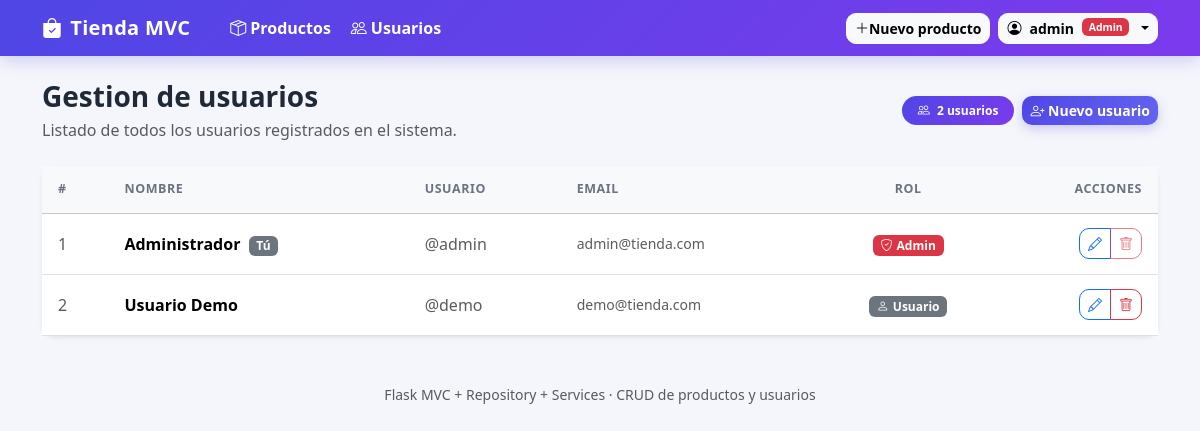
/users/ (signed in), run on the app's committed database.
### app/models/user.py (models this page shows, shortened)
class User(UserMixin, db.Model):
    __tablename__ = "usuarios"
    id = db.Column(db.Integer, primary_key=True)
    nombre = db.Column(db.String(120), nullable=False)
    email = db.Column(db.String(120), nullable=False, unique=True)
    username = db.Column(db.String(80), nullable=False, unique=True)
    password_hash = db.Column(db.String(256), nullable=False)
    rol = db.Column(db.String(20), nullable=False, default=ROL_USUARIO)
    @property
    def is_admin(self) -> bool:
        return self.rol == ROL_ADMIN

### app/controllers/user_controller.py (the view)
@user_bp.route("/")
@login_required
def index():
    users = service.list_users()
    return render_template("users/index.html", users=users)

### app/__init__.py (called while the page is built)
@login_manager.user_loader
def load_user(user_id: int):
    from app.models.user import User
    return User.query.get(int(user_id))

### app/repository/user_repository.py (called while the page is built)
    def find_all(self):
        return User.query.order_by(User.id.asc()).all()

### app/services/user_service.py (called while the page is built)
    def list_users(self):
        return self.repository.find_all()

### app/templates/users/index.html (shortened to what this page needs)
{% extends "base.html" %}
{% block content %}
<div class="d-flex flex-wrap align-items-center justify-content-between mb-4">
  <div>
    <h1 class="h3 mb-1 fw-bold">Gestion de usuarios</h1>
    <p class="text-muted mb-0">Listado de todos los usuarios registrados en el sistema.</p>
  </div>
  <div class="d-flex gap-2 mt-3 mt-md-0">
    <span class="badge rounded-pill text-bg-primary px-3 py-2">
      <i class="bi bi-people me-1"></i> {{ users|length }} usuarios
    </span>
    {% if current_user.is_admin %}
    <a href="{{ url_for('users.create') }}" class="btn btn-primary btn-sm fw-semibold">
      <i class="bi bi-person-plus"></i> Nuevo usuario
    </a>
    {% endif %}
  </div>
</div>
{% if users %}
<div class="card shadow-sm border-0">
  <div class="table-responsive">
    <table class="table table-hover align-middle mb-0">
      <thead class="table-light">
        <tr>
          <th>#</th>
          <th>Nombre</th>
          <th>Usuario</th>
          <th>Email</th>
          <th class="text-center">Rol</th>
          {% if current_user.is_admin %}<th class="text-end">Acciones</th>{% endif %}
        </tr>
      </thead>
      <tbody>
        {% for u in users %}
        <tr>
          <td class="text-muted">{{ u.id }}</td>
          <td class="fw-semibold">
            {{ u.nombre }}
            {% if u.id == current_user.id %}
              <span class="badge text-bg-secondary ms-1">Tú</span>
            {% endif %}
          </td>
          <td class="text-muted">@{{ u.username }}</td>
          <td class="text-muted small">{{ u.email }}</td>
          <td class="text-center">
            {% if u.rol == 'admin' %}
              <span class="badge text-bg-danger"><i class="bi bi-shield-check me-1"></i>Admin</span>
            {% else %}
              <span class="badge text-bg-secondary"><i class="bi bi-person me-1"></i>Usuario</span>
            {% endif %}
          </td>
          {% if current_user.is_admin %}
          <td class="text-end">
            <div class="btn-group btn-group-sm">
              <a href="{{ url_for('users.edit', user_id=u.id) }}" class="btn btn-outline-primary" title="Editar">
                <i class="bi bi-pencil"></i>
              </a>
              <button type="button" class="btn btn-outline-danger" title="Eliminar"
                {% if u.id == current_user.id %}disabled title="No puedes eliminarte a ti mismo"{% endif %}
                data-bs-toggle="modal" data-bs-target="#delModal{{ u.id }}">
                <i class="bi bi-trash"></i>
              </button>
            </div>
          </td>
          {% endif %}
        </tr>
        {% endfor %}
      </tbody>
    </table>
  </div>
</div>
{% endif %}
{% endblock %}

### app/templates/base.html (shortened to what this page needs)
<!doctype html>
<html lang="es">
<head>
  <link href="https://cdn.jsdelivr.net/npm/bootstrap@5.3.3/dist/css/bootstrap.min.css" rel="stylesheet">
  <link href="https://cdn.jsdelivr.net/npm/bootstrap-icons@1.11.3/font/bootstrap-icons.css" rel="stylesheet">
  <link rel="stylesheet" href="{{ url_for('static', filename='css/style.css') }}">
</head>
<body>
  <nav class="navbar navbar-expand-lg sticky-top app-navbar">
    <div class="container">
      <a class="navbar-brand fw-bold" href="{{ url_for('products.index') }}">
        <i class="bi bi-bag-check-fill me-2"></i>Tienda MVC
      </a>
      {% if current_user.is_authenticated %}
      <div class="navbar-nav d-flex flex-row gap-1 ms-3">
        <a class="nav-link text-white px-2 fw-semibold" href="{{ url_for('products.index') }}">
          <i class="bi bi-box-seam me-1"></i>Productos
        </a>
        <a class="nav-link text-white px-2 fw-semibold" href="{{ url_for('users.index') }}">
          <i class="bi bi-people me-1"></i>Usuarios
        </a>
      </div>
      {% endif %}
      <div class="ms-auto d-flex align-items-center gap-2">
        {% if current_user.is_authenticated %}
          {% if current_user.is_admin %}
          <a href="{{ url_for('products.create') }}" class="btn btn-light btn-sm fw-semibold d-none d-md-inline-flex">
            <i class="bi bi-plus-lg"></i> Nuevo producto
          </a>
          {% endif %}
          <div class="dropdown">
            <button class="btn btn-light btn-sm fw-semibold dropdown-toggle d-flex align-items-center gap-2"
                    type="button" data-bs-toggle="dropdown">
              <i class="bi bi-person-circle"></i>
              {{ current_user.username }}
              {% if current_user.is_admin %}
                <span class="badge text-bg-danger" style="font-size:.65rem;">Admin</span>
              {% else %}
                <span class="badge text-bg-secondary" style="font-size:.65rem;">Usuario</span>
              {% endif %}
            </button>
          </div>
        {% endif %}
      </div>
    </div>
  </nav>
  <main class="container py-4">
    {% block content %}{% endblock %}
  </main>
  <footer class="text-center text-muted py-4 small">
    Flask MVC + Repository + Services &middot; CRUD de productos y usuarios
  </footer>
</body>
</html>

### app/static/css/style.css (style rules this page uses)
:root { --brand-1: #4f46e5; --brand-2: #7c3aed; --brand-3: #6366f1; --bg: #f5f6fb; }
body { background: var(--bg); font-family: 'Segoe UI', Roboto, system-ui, -apple-system, sans-serif; color: #1f2937; }
.app-navbar { background: linear-gradient(135deg, var(--brand-1), var(--brand-2)); box-shadow: 0 4px 18px rgba(79, 70, 229, 0.25); }
.app-navbar .navbar-brand { color: #fff !important; letter-spacing: 0.3px; }
.card { border-radius: 14px; }
.btn { border-radius: 10px; font-weight: 500; }
.btn-primary { background: linear-gradient(135deg, var(--brand-1), var(--brand-3)); border: none; box-shadow: 0 4px 12px rgba(79, 70, 229, 0.25); }
.table > :not(caption) > * > * { padding: 0.9rem 1rem; }
.table thead th { font-weight: 600; font-size: 0.78rem; text-transform: uppercase; letter-spacing: 0.6px; color: #6b7280; }
.badge.text-bg-primary { background: linear-gradient(135deg, var(--brand-1), var(--brand-2)) !important; }

### data on the page
User: username "admin", id "1", nombre "Administrador", shows "Tú", email "admin@tienda.com", rol "admin" (drawn)
User: id "2", nombre "Usuario Demo", username "demo", email "demo@tienda.com", rol "usuario" (drawn)

### other printed values
{{ users|length }} "2"
